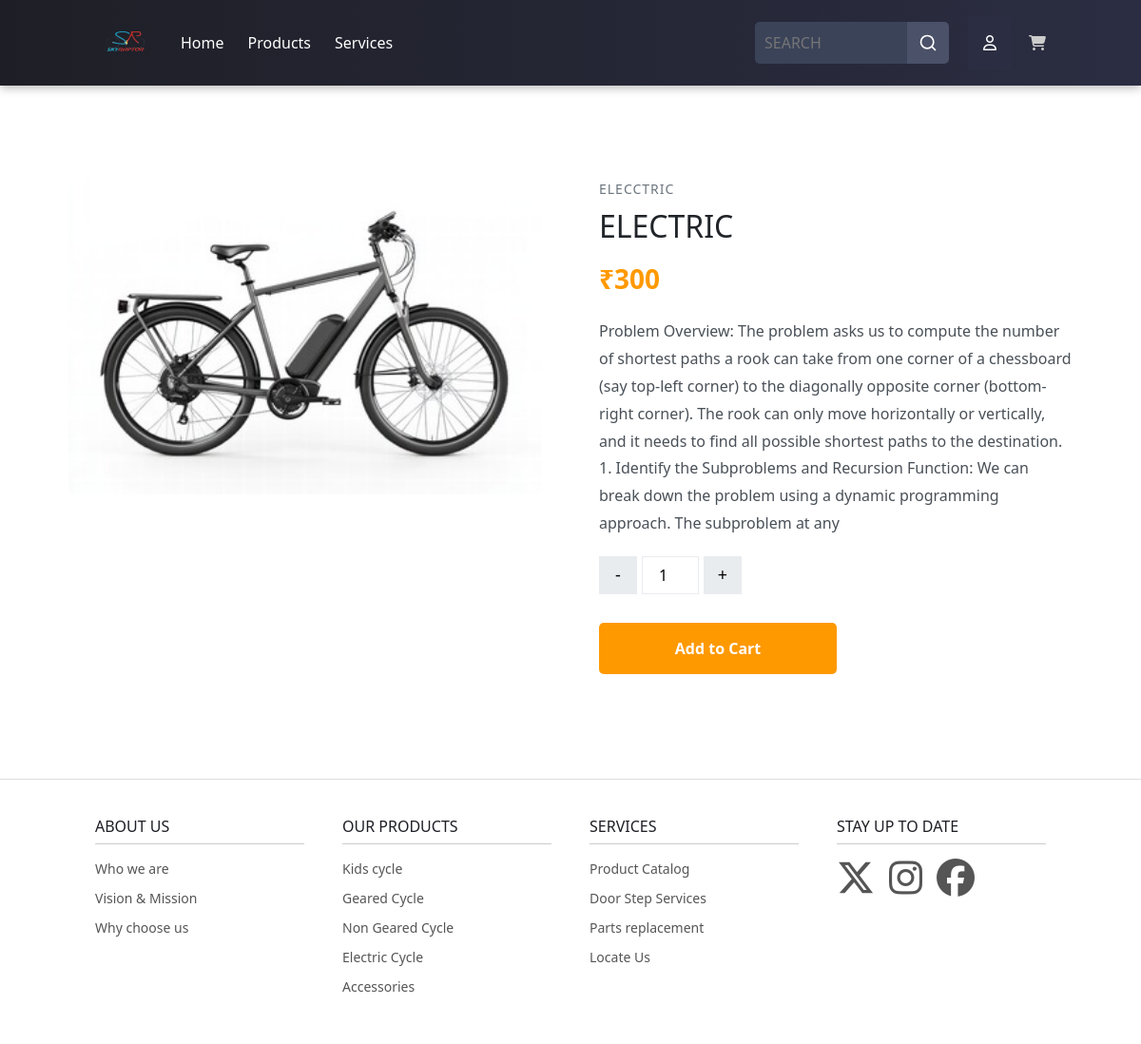
The page /product_view/2/ on the database as committed earlier.
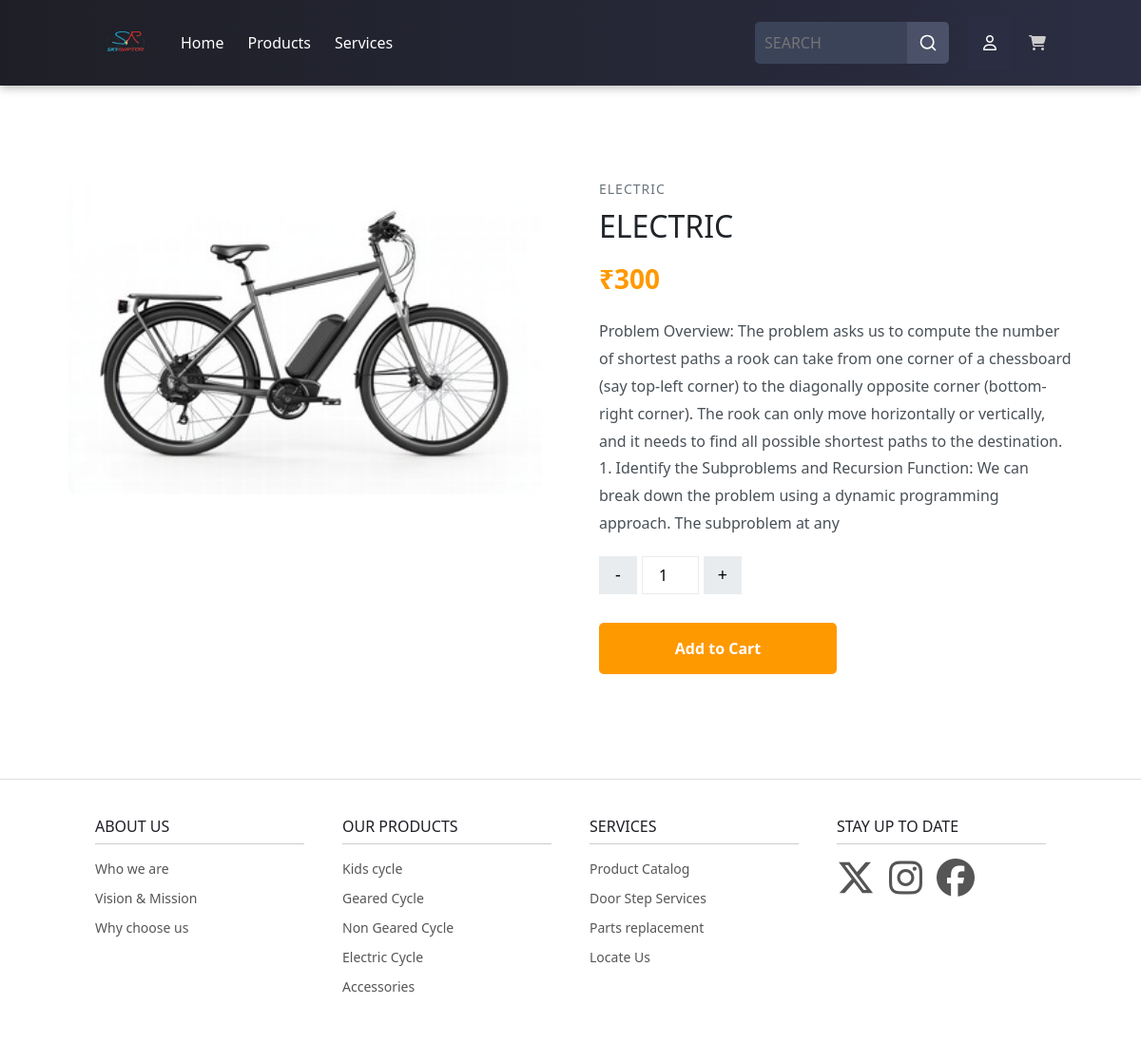
The same page on the database as committed later.
### skyraptor/models.py (models this page shows, shortened)
class Category(models.Model):
    name = models.CharField(max_length=255)
    description = models.TextField()
    created_at = models.DateTimeField(auto_now_add=True)
    updated_at = models.DateTimeField(auto_now=True)
    class Meta:
        verbose_name_plural = 'Categories'

### skyraptor/views.py (the view)
# urls.py: path('product_view/<int:pk>/', views.product_view, name='product_view'),
def product_view(request, pk):
    product_view = Product.objects.get(id=pk)
    category = product_view.Category
    related_products = Product.objects.filter(Category=category).exclude(id=pk)[:10]
    return render(request, 'html/product_view.html', {'product_view': product_view, 'category': category, 'related_products': related_products})

### cart/context_processors.py (called while the page is built)
def cart(request):
    return {'cart': Cart(request)}

### skyraptor/templates/html/product_view.html (shortened to what the changed rows need)
{% load static %}
<!DOCTYPE html>
<html lang="en">
<head>
  <link rel="stylesheet" href="{% static 'css/product_view.css' %}">
  <link href="https://cdn.jsdelivr.net/npm/bootstrap@5.3.6/dist/css/bootstrap.min.css" rel="stylesheet"
>
</head>
<body>
  <br><br>
  <main class="container">
    <div class="product-container">
      <div class="product-details">
        <div class="product-category">{{ category.name }}</div>
        <h1 class="product-title">{{ product_view.name }}</h1>
        <div class="product-price-in">₹{{ product_view.price }}</div>
        <p class="product-description">{{ product_view.description }}</p>
        <div class="quantity-selector">
          <button class="quantity-btn">-</button>
          <input type="number" value="1" min="1" class="quantity-input">
          <button class="quantity-btn">+</button>
        </div>
        <div class="action-buttons">
          <button class="add-to-cart" type="button" value="{{ product_view.id }}" id="add-to-cart">Add to Cart</button>
        </div>
      </div>
    </div>
  </main>
</body>
</html>

Rows that differ between the two databases and show on the page:
changed Category: name "ELECCTRIC" → "ELECTRIC"
